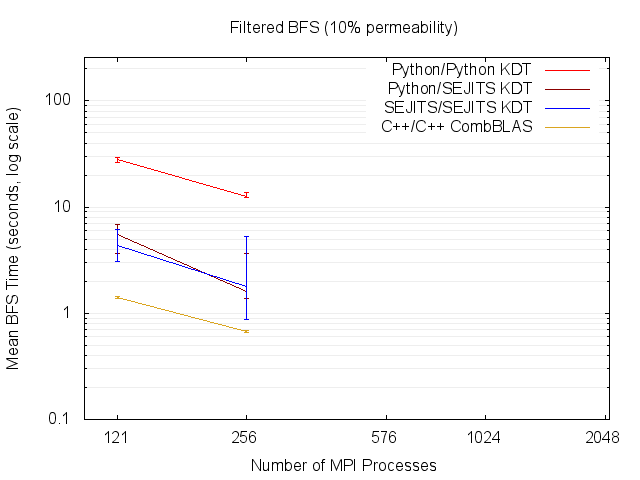

Write the gnuplot code that produced this figure.
set title "Filtered BFS (10% permeability)"
set terminal png
set output "gnuplot_10.png"
set xrange [100:2100]
set yrange [0.1:256]
set logscale y
set logscale x
set grid ytics mytics lt 1 lc rgb "#EEEEEE"
set xlabel 'Number of MPI Processes'
set ylabel 'Mean BFS Time (seconds, log scale)'
set xtics ('256' 256, '121' 121, '2048' 2048, '576' 576, '1024' 1024)
plot\
 "gnuplot_10.dat" every ::1 using 1:5:3:4:6 title '' ps 0 lc rgb '#FF0000' with candlesticks,\
 "gnuplot_10.dat" every ::1 using 1:2 title 'Python/Python KDT' lc rgb '#FF0000' with lines,\
 "gnuplot_10.dat" every ::1 using 1:10:8:9:11 title '' ps 0 lc rgb '#8B0000' with candlesticks,\
 "gnuplot_10.dat" every ::1 using 1:7 title 'Python/SEJITS KDT' lc rgb '#8B0000' with lines,\
 "gnuplot_10.dat" every ::1 using 1:15:13:14:16 title '' ps 0 lc rgb '#0000FF' with candlesticks,\
 "gnuplot_10.dat" every ::1 using 1:12 title 'SEJITS/SEJITS KDT' lc rgb '#0000FF' with lines,\
 "gnuplot_10.dat" every ::1 using 1:20:18:19:21 title '' ps 0 lc rgb '#DAA520' with candlesticks,\
 "gnuplot_10.dat" every ::1 using 1:17 title 'C++/C++ CombBLAS' lc rgb '#DAA520' with lines
